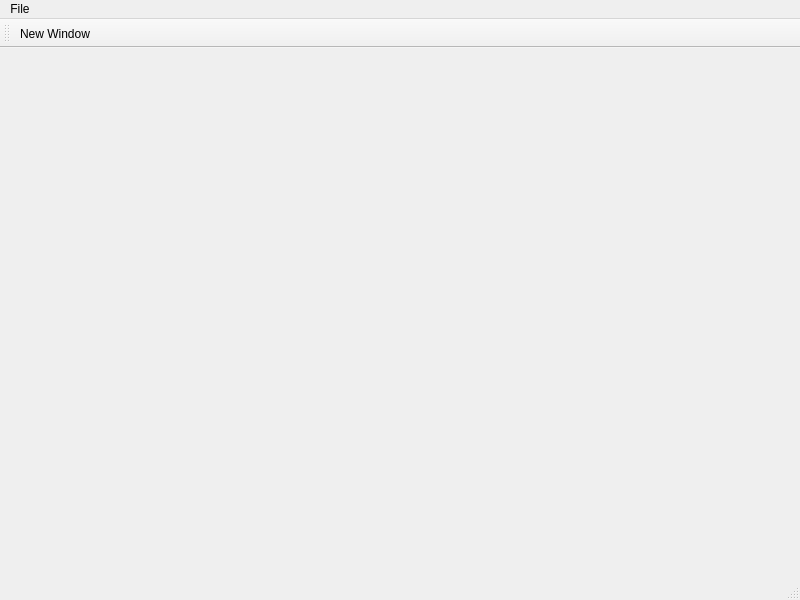
<?xml version="1.0" encoding="UTF-8"?>
<ui version="4.0">
 <class>MainWindow</class>
 <widget class="QMainWindow" name="MainWindow">
  <property name="geometry">
   <rect>
    <x>0</x>
    <y>0</y>
    <width>800</width>
    <height>600</height>
   </rect>
  </property>
  <property name="windowTitle">
   <string>MainWindow</string>
  </property>
  <widget class="QWidget" name="centralwidget"/>
  <widget class="QMenuBar" name="menubar">
   <property name="geometry">
    <rect>
     <x>0</x>
     <y>0</y>
     <width>800</width>
     <height>25</height>
    </rect>
   </property>
   <widget class="QMenu" name="menuFile">
    <property name="title">
     <string>File</string>
    </property>
    <addaction name="actionNew_Window"/>
   </widget>
   <addaction name="menuFile"/>
  </widget>
  <widget class="QStatusBar" name="statusbar"/>
  <widget class="QToolBar" name="toolBar">
   <property name="windowTitle">
    <string>toolBar</string>
   </property>
   <attribute name="toolBarArea">
    <enum>TopToolBarArea</enum>
   </attribute>
   <attribute name="toolBarBreak">
    <bool>false</bool>
   </attribute>
   <addaction name="actionNew_Window"/>
  </widget>
  <action name="actionNew_Window">
   <property name="text">
    <string>New Window</string>
   </property>
  </action>
 </widget>
 <resources/>
 <connections/>
</ui>
